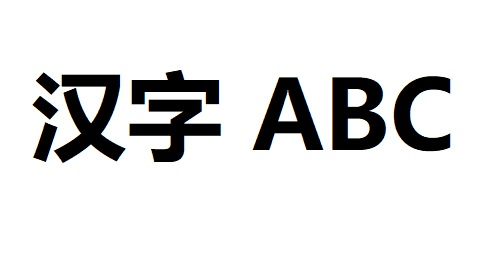
#> input picture datas/char.jpg, 502 x 265 px
$ jupyter execute '2.65形态学轮廓提取算法.ipynb'   (shell and % lines are left out)
#> lines starting #> are read from the running program, lines starting #| are printed output that depends on the picture; after the words box and inside, x2 and y2 are one past the last pixel; in counts of white or black regions, pixels touching at a corner belong together
# 形态学轮廓提取算法

[cell 1]
#coding:utf-8
import numpy as np
import cv2
import matplotlib.pyplot as plt
import pandas as pd
from pandas import DataFrame

[cell 2]
src = cv2.cvtColor(cv2.imread('../datas/char.jpg'),cv2.COLOR_BGR2GRAY)
#> src: shape (265, 502); min 0, max 255, mean 225.9

[cell 3]
def morcontour_extraction(src):
    dst = np.zeros_like(src)
    rows,cols = src.shape[0],src.shape[1]

    # 腐蚀
    for i in range(1,rows - 1):
        for j in range(1,cols - 1):
            if src[i-1,j] == 255 and src[i,j] == 255 and \
                src[i+1,j] == 255 and src[i,j-1] == 255 and \
                src[i,j+1] == 255:
                dst[i,j] = 255
            else:
                dst[i,j] = 0

    # 提取边缘
    temp =  cv2.convertScaleAbs(src - dst)
    dst =  np.zeros_like(src)
    # 膨胀
    for i in range(1,rows - 1):
        for j in range(1,cols - 1):
            if temp[i-1,j] == 255 or temp[i,j] == 255 or \
                temp[i+1,j] == 255 or temp[i,j-1] == 255 or \
                temp[i,j+1] == 255:
                dst[i,j] = 255
            else:
                dst[i,j] = 0
    return dst

[cell 4]
binary = np.zeros_like(src)
idx = src >= 240
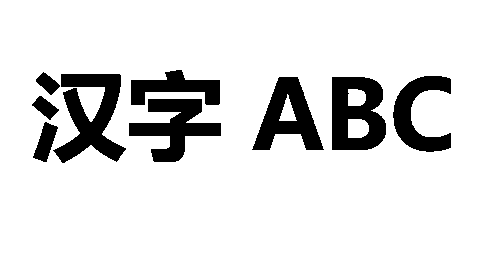
#> idx: shape (265, 502) bool; 87.7% white; 9 black regions, largest, box (x1, y1, x2, y2) and area: (53, 74, 126, 163) 3268, (332, 77, 386, 150) 2917, (129, 99, 221, 162) 2703
binary[idx] = 255
binary[~idx] = 0
dst = morcontour_extraction(binary)

[cell 5]
plt.subplot(121)
plt.imshow(binary,'gray')
plt.title('SRC')
plt.subplot(122)
plt.imshow(dst,'gray')
plt.title('DST')
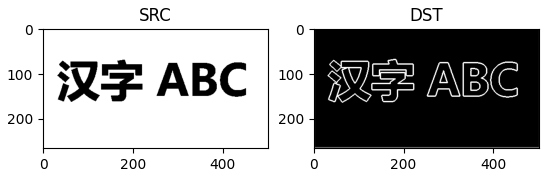
#> figure drawn by matplotlib, 2 panels

## OpenCV 实现

[cell 6]
element = cv2.getStructuringElement(cv2.MORPH_CROSS,(3,3))

erode = cv2.erode(src,element)
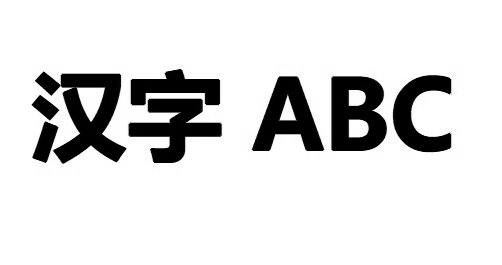
#> erode: shape (265, 502); min 0, max 255, mean 221.4
dst = src - erode
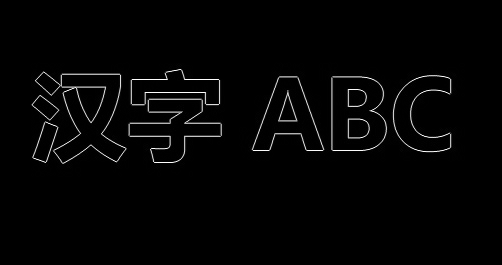
#> dst: shape (265, 502); min 0, max 255, mean 4.5
dst = cv2.dilate(dst,element)
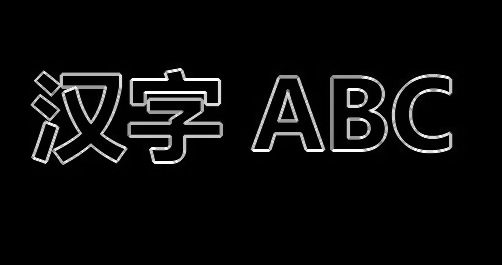
#> dst: shape (265, 502); min 0, max 255, mean 11.2

plt.subplot(121)
plt.imshow(src,'gray')
plt.title('SRC')
plt.subplot(122)
plt.imshow(dst,'gray')
plt.title('DST')
